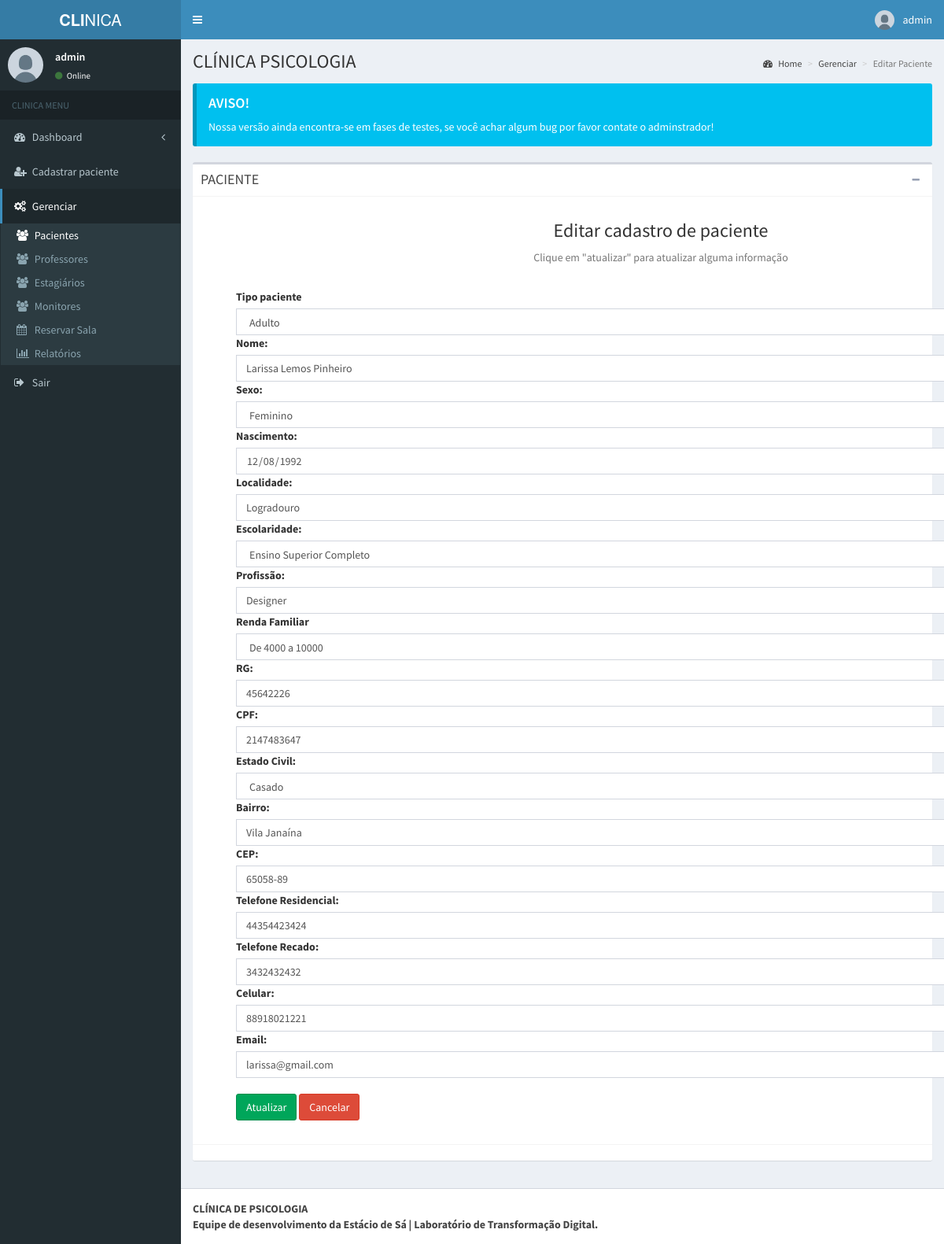
/admin/pages/layout/edit.php?id=5 (signed in), run on the app's committed database.
### tables this page shows
CREATE TABLE `tbl_paciente` (
  `id` int(11) UNSIGNED NOT NULL,
  `nome` varchar(150) NOT NULL,
  `nascimento` date NOT NULL,
  `rg` int(11) NOT NULL,
  `cpf` int(11) NOT NULL,
  `id_genero` int(11) UNSIGNED NOT NULL,
  `id_contato` int(11) UNSIGNED NOT NULL,
  `id_escolaridade` int(11) UNSIGNED NOT NULL,
  `id_profissao` int(11) UNSIGNED NOT NULL,
  `id_renda_familiar` int(11) UNSIGNED NOT NULL,
  `id_estado_civil` int(11) UNSIGNED NOT NULL,
  `id_endereco` int(11) UNSIGNED NOT NULL,
  `id_maturidade` int(11) NOT NULL,
  `nome_responsavel` varchar(255) NOT NULL,
  `id_tipo_paciente` int(11) UNSIGNED NOT NULL DEFAULT 1,
  `ativo` tinyint(1) NOT NULL DEFAULT 1
);

CREATE TABLE `tbl_tipo_paciente` (
  `id` int(11) UNSIGNED NOT NULL,
  `tipo` varchar(50) NOT NULL
);

CREATE TABLE `tbl_genero` (
  `id` int(11) UNSIGNED NOT NULL,
  `sexo` varchar(30) NOT NULL
);

CREATE TABLE `tbl_logradouro` (
  `id` int(10) UNSIGNED NOT NULL,
  `logradouro` varchar(255) NOT NULL
);

CREATE TABLE `tbl_escolaridade` (
  `id` int(11) UNSIGNED NOT NULL,
  `escolaridade` varchar(255) NOT NULL
);

CREATE TABLE `tbl_profissao` (
  `id` int(11) UNSIGNED NOT NULL,
  `profissao` varchar(255) NOT NULL
);

CREATE TABLE `tbl_renda_familiar` (
  `id` int(11) UNSIGNED NOT NULL,
  `renda` varchar(50) NOT NULL
);

CREATE TABLE `tbl_estado_civil` (
  `id` int(11) UNSIGNED NOT NULL,
  `estado_civil` varchar(100) NOT NULL
);

CREATE TABLE `tbl_bairro` (
  `id` int(11) UNSIGNED NOT NULL,
  `bairro` varchar(100) NOT NULL
);

CREATE TABLE `tbl_endereco` (
  `id` int(11) UNSIGNED NOT NULL,
  `id_bairro` int(11) UNSIGNED NOT NULL,
  `id_logradouro` int(11) UNSIGNED NOT NULL,
  `cep` varchar(8) NOT NULL
);

CREATE TABLE `tbl_contato` (
  `id` int(11) UNSIGNED NOT NULL,
  `email` varchar(50) NOT NULL,
  `telefone_residencial` varchar(20) NOT NULL,
  `telefone_recado` varchar(20) NOT NULL,
  `celular` varchar(20) NOT NULL
);

### admin/pages/layout/edit.php (the view, shortened to what this page needs)
<?php
  include('../../../db/conexao.php');
?>
<?php
try {
  $id = $_GET["id"];
} catch(Exception $e) {
  echo "Error " . $e;
}
?>
<!DOCTYPE html>
<html lang="pt-br">
<head>
  <link rel="stylesheet" href="../../bootstrap/css/bootstrap.min.css">
  <link rel="stylesheet" href="https://maxcdn.bootstrapcdn.com/font-awesome/4.4.0/css/font-awesome.min.css">
  <link rel="stylesheet" href="https://code.ionicframework.com/ionicons/2.0.1/css/ionicons.min.css">
  <link rel="stylesheet" href="../../dist/css/AdminLTE.min.css">
  <link rel="stylesheet" href="../../dist/css/skins/_all-skins.min.css">
<body class="hold-transition skin-blue fixed sidebar-mini">
  <div class="wrapper">
    <header class="main-header">
      <a href="../../index.php" class="logo">
        <span class="logo-lg"><b>CLI</b>NICA</span>
      </a>
      <nav class="navbar navbar-static-top" role="navigation">
        <a href="#" class="sidebar-toggle" data-toggle="offcanvas" role="button">
        </a>
        <div class="navbar-custom-menu">
          <ul class="nav navbar-nav">
            <li class="dropdown user user-menu">
              <a href="#" class="dropdown-toggle" data-toggle="dropdown">
                <img src="../../dist/img/user.jpg" class="user-image" alt="User Image">
                <span class="hidden-xs"><?php echo $_SESSION['nome']; ?></span>
              </a>
            </li>
          </ul>
        </div>
      </nav>
    </header>
    <aside class="main-sidebar">
      <section class="sidebar">
        <div class="user-panel">
          <div class="pull-left image">
            <img src="../../dist/img/user.jpg" class="img-circle" alt="User Image">
          </div>
          <div class="pull-left info">
            <p><?php echo $_SESSION['nome']; ?></p>
            <a href="#"><i class="fa fa-circle text-success"></i> Online</a>
          </div>
        </div>
        <ul class="sidebar-menu">
          <li class="header">CLINICA MENU</li>
          <li class="treeview">
            <a href="#">
              <i class="fa fa-dashboard"></i> <span>Dashboard</span> <i class="fa fa-angle-left pull-right"></i>
            </a>
          </li>
          <li class="treeview">
              <a href="#">
                <i class="fa fa-user-plus"></i>
                <span>Cadastrar paciente</span>
              </a>
            </li>
          <li class="treeview active">
            <a href="#">
              <i class="fa fa-gears"></i>
              <span>Gerenciar</span>
            </a>
            <ul class="treeview-menu">
                <li class="active"><a href="pacientes.php"><i class="fa fa-users"></i> Pacientes</a></li>
                <li><a href="professores.php"><i class="fa fa-users"></i> Professores</a></li>
                <li><a href="terapeutas.php"><i class="fa fa-users"></i> Estagiários</a></li>
                <li><a href="monitor.php"><i class="fa fa-users"></i> Monitores</a></li>
                <li><a href="../reserva_sala/reservar-sala.php"><i class="fa fa-calendar"></i> Reservar Sala</a></li>
                <li><a href="../relatorios.php"><i class="fa fa-bar-chart"></i> Relatórios</a></li>
            </ul>
            <li><a href="../../logout.php"><i class="fa fa-sign-out"></i> Sair</a></li>
          </li>
      </section>
    </aside>
    <div class="content-wrapper">
      <section class="content-header">
        <h1>
          CLÍNICA PSICOLOGIA
        </h1>
        <ol class="breadcrumb">
          <li><a href="#"><i class="fa fa-dashboard"></i> Home</a></li>
          <li><a href="#">Gerenciar</a></li>
          <li class="active">Editar Paciente</li>
        </ol>
      </section>
      <section class="content">
        <div class="callout callout-info">
          <h4>AVISO!</h4>
          <p>Nossa versão ainda encontra-se em fases de testes, se você achar algum bug por favor contate o adminstrador!</p>
        </div>
        <div class="box">
          <div class="box-header with-border">
            <h3 class="box-title">PACIENTE</h3>
            <div class="box-tools pull-right">
              <button class="btn btn-box-tool" data-widget="collapse" data-toggle="tooltip" title="Collapse"><i class="fa fa-minus"></i></button>
            </div>
          </div>
          <div class="box-body">
            <div class="container">
              <div class="text-center mb-4">
                <h3>Editar cadastro de paciente</h3>
                <p class="text-muted">Clique em "atualizar" para atualizar alguma informação</p>
              </div>
              <br>
              <?php
              $sql = "SELECT pa.id, pa.nome, pa.nascimento, pa.rg, pa.cpf, pa.id_genero, pa.id_escolaridade, pa.id_renda_familiar,
                              pa.id_estado_civil, pa.id_endereco, pa.id_tipo_paciente, se.sexo, en.id, en.cep, lo.logradouro,
                              lo.id AS logradouro_id,
                              es.escolaridade, pr.profissao, pr.id AS profissao_id, re.renda, ec.estado_civil, ba.bairro,
                              ba.id AS bairro_id, co.telefone_residencial, co.telefone_recado, co.celular, co.email, tp.tipo
                      FROM tbl_paciente AS pa
                      INNER JOIN tbl_genero se ON se.id = pa.id_genero
                      INNER JOIN tbl_tipo_paciente tp ON pa.id_tipo_paciente = tp.id
                      INNER JOIN tbl_endereco en ON en.id = pa.id_endereco
                      INNER JOIN tbl_logradouro lo ON lo.id = en.id_logradouro
                      INNER JOIN tbl_escolaridade es ON es.id = pa.id_escolaridade
                      INNER JOIN tbl_profissao pr ON pr.id = pa.id_profissao
                      INNER JOIN tbl_renda_familiar re ON re.id = pa.id_renda_familiar
                      INNER JOIN tbl_estado_civil ec ON ec.id = pa.id_estado_civil
                      INNER JOIN tbl_bairro ba ON ba.id = en.id_bairro
                      INNER JOIN tbl_contato co ON co.id = pa.id_contato
                      WHERE pa.id = $id";
                $result = mysqli_query($mysqli, $sql);
                $row = mysqli_fetch_assoc($result);
              ?>
              <div class="container-fluid divForm">
                <form action="" method="post">
                  <div class="container-fluid">
                  <label class="form-label">Tipo paciente</label>
                  <select id="tipo_paciente" name="tipo_paciente"  class="form-control custom-input custom-input">
                      <option value="<?php echo $row['id_tipo_paciente']; ?>" selected> <?php echo $row['tipo'] ?> </option>
                  </select>
                    <label class="form-label">Nome:</label>
                    <input type="text" class="form-control custom-input" name="nome" value="<?php echo $row['nome']; ?>">
                    <label class="form-label">Sexo:</label>
                    <select id="sexo" name="sexo" class="form-control custom-input custom-input">
                        <option value="<?php echo $row['id_genero']; ?>" selected> <?php echo $row['sexo'] ?> </option>
                    </select>
                    <label class="form-label">Nascimento:</label>
                    <input type="date" class="form-control custom-input" name="nascimento" value="<?php echo $row['nascimento']; ?>">
                    <label class="form-label">Localidade:</label>
                    <input type="text" class="form-control custom-input" name="localidade" value="<?php echo $row['logradouro']; ?>">
                    <label class="form-label">Escolaridade:</label>
                    <select id="escolaridade" name="escolaridade" class="form-control custom-input">
                        <option value='<?php echo $row['id_escolaridade'] ?>' selected> <?php echo $row['escolaridade'] ?> </option>
                    </select>
                    <label class="form-label">Profissão:</label>
                    <input type="text" class="form-control custom-input" name="profissao" value="<?php echo $row['profissao']; ?>">
                    <label class="form-label">Renda Familiar</label>
                    <select id="renda_familiar" name="renda_familiar" class="form-control custom-input">
                              <option value='<?php echo $row['id_renda_familiar'] ?>' selected> <?php echo $row['renda'] ?> </option>
                      </select>
                    <label class="form-label">RG:</label>
                    <input type="text" class="form-control custom-input" name="rg" value="<?php echo $row['rg']; ?>">
                    <label class="form-label">CPF:</label>
                    <input type="text" class="form-control custom-input" maxlength="11" name="cpf" value="<?php echo $row['cpf']; ?>">
                    <label class="form-label">Estado Civil:</label>
                    <select id="estado_civil" name="estado_civil" class="form-control custom-input">
                        <option value='<?php echo $row['id_estado_civil'] ?>' selected> <?php echo $row['estado_civil'] ?> </option>
                    </select>
                    <label class="form-label">Bairro:</label>
                    <input type="text" class="form-control custom-input" name="bairro" value="<?php echo $row['bairro']; ?>">
                    <label class="form-label">CEP:</label>
                    <input type="text" class="form-control custom-input" name="cep" value="<?php echo $row['cep']; ?>">
                    <label class="form-label">Telefone Residencial:</label>
                    <input type="text" class="form-control custom-input" name="telefone_residencial" value="<?php echo $row['telefone_residencial']; ?>">
                    <label class="form-label">Telefone Recado:</label>
                    <input type="text" class="form-control custom-input" name="telefone_recado" value="<?php echo $row['telefone_recado']; ?>">
                    <label class="form-label">Celular:</label>
                    <input type="text" class="form-control custom-input" name="celular" value="<?php echo $row['celular']; ?>">
                    <label class="form-label">Email:</label>
                    <input type="email" class="form-control custom-input" name="email" value="<?php echo $row['email']; ?>">
                    <br>
                    <div>
                      <button type="submit" class="btn btn-success" name="submit">Atualizar</button>
                      <a href="pacientes.php" class="btn btn-danger">Cancelar</a>
                    </div>
                  </div>
                </form> <br>
              </div>
            </div>
          </div>
          <div class="box-footer">
          </div>
        </div>
      </section>
    </div>
    <footer class="main-footer">
      <strong>CLÍNICA DE PSICOLOGIA <br> Equipe de desenvolvimento da Estácio de Sá | Laboratório de Transformação Digital.</strong>
    </footer>
  </div>
</body>
</html>

### admin/pages/layout/edit.php (style rules this page uses)
div.divForm { width: 100%; }
form { width: 100%; }
.custom-input { width: 90%; }

### data on the page
tbl_paciente: tipo_paciente "Adulto", nome "Larissa Lemos Pinheiro", sexo "Feminino", nascimento "12/08/1992", localidade "Logradouro", escolaridade "Ensino Superior Completo", profissao "Designer", renda_familiar "De 4000 a 10000", rg "45642226", cpf "2147483647", estado_civil "Casado", bairro "Vila Janaína", cep "65058-89", telefone_residencial "44354423424", telefone_recado "3432432432", celular "88918021221", email "larissa@gmail.com"

### other printed values
$_SESSION['nome'] "admin"
